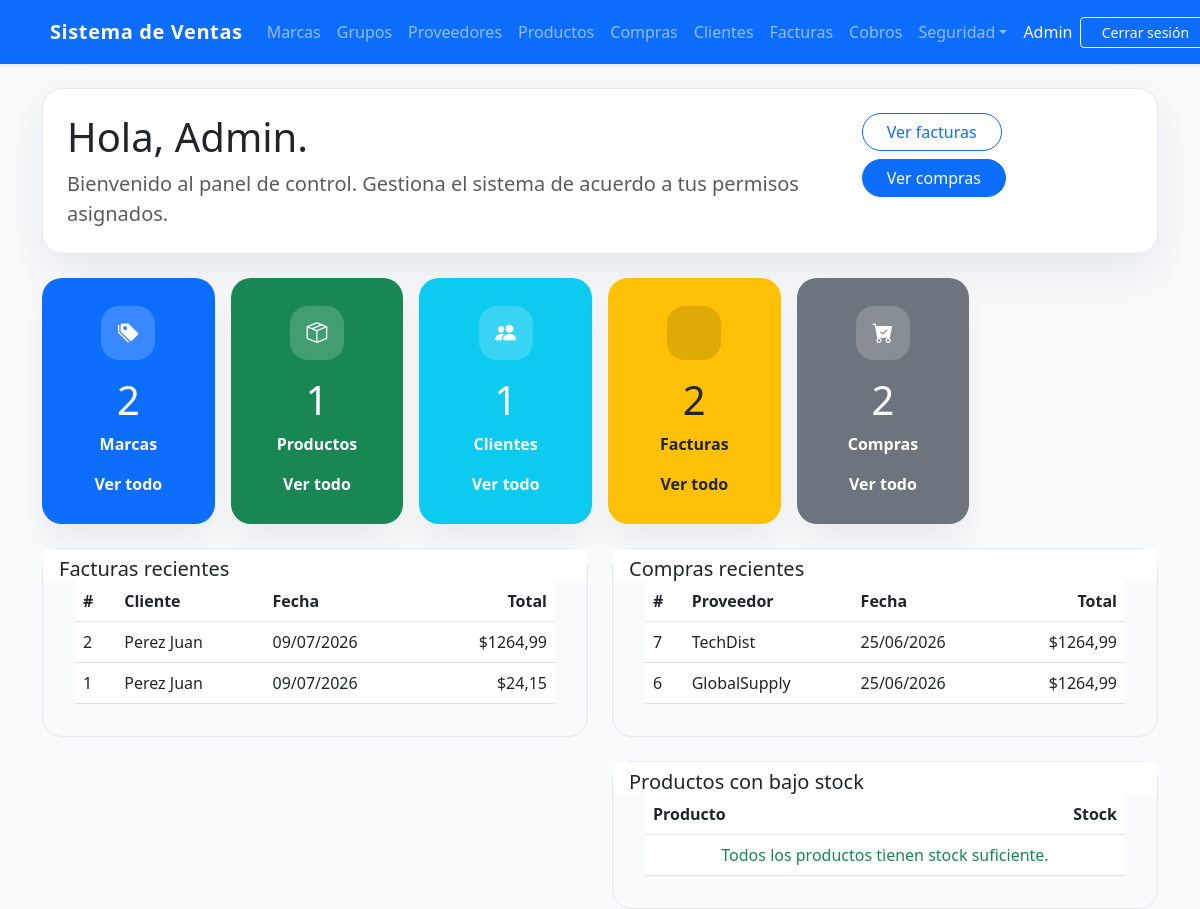
Page / (signed in) on the earlier database version.
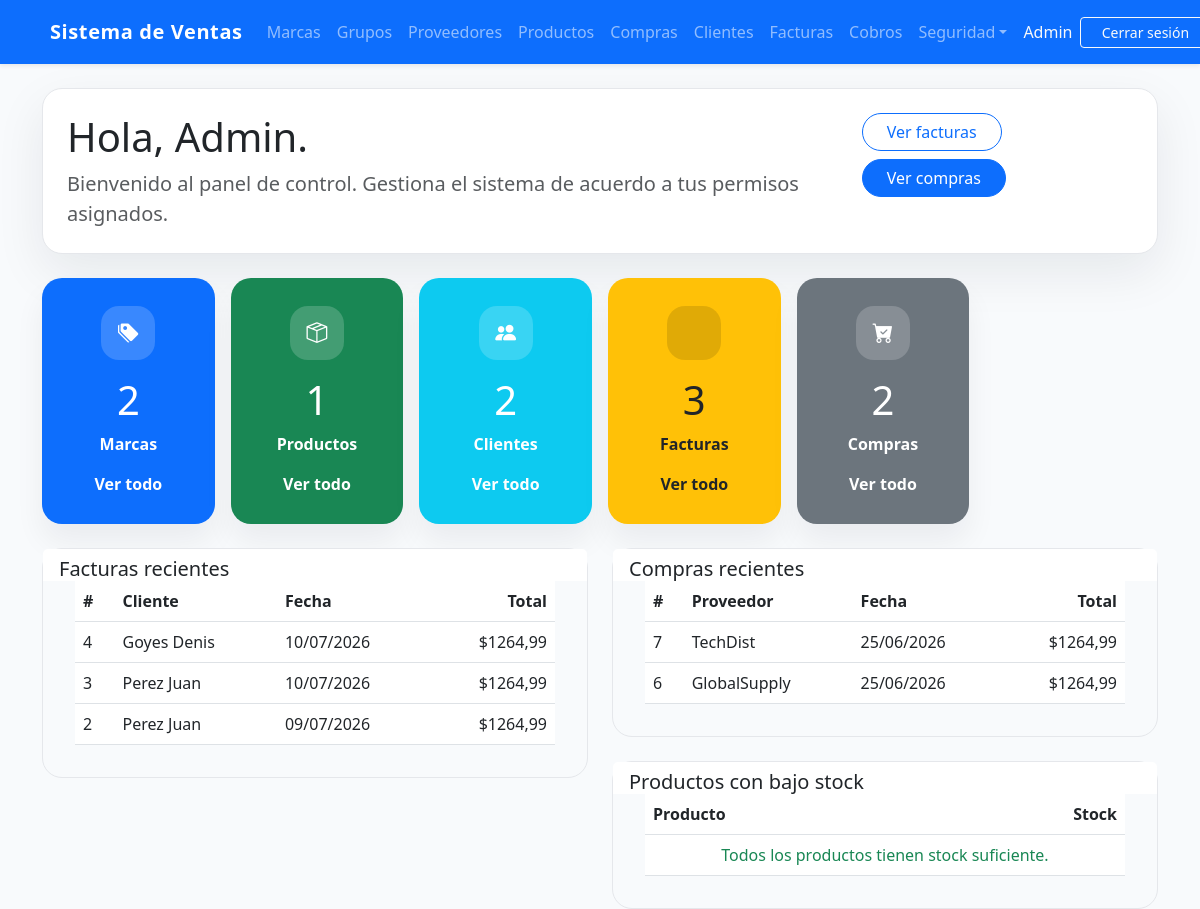
Same page on the later database version.
### billing/models.py (models this page shows, shortened)
class Invoice(models.Model):
    TIPO_PAGO = [
        ('contado', 'Contado'),
        ('credito', 'Crédito'),
    ]
    ESTADO = [
        ('PENDIENTE', 'Pendiente'),
        ('PAGADA', 'Pagada'),
        ('ANULADA', 'Anulada'),
    ]
    customer = models.ForeignKey(Customer, on_delete=models.PROTECT, related_name='Facturas', verbose_name='Cliente')
    invoice_date = models.DateTimeField(auto_now_add=True, verbose_name='Fecha de Factura')
    subtotal = models.DecimalField(max_digits=12, decimal_places=2, default=0, verbose_name='Subtotal')
    tax = models.DecimalField(max_digits=12, decimal_places=2, default=0, verbose_name='Impuesto')
    total = models.DecimalField(max_digits=12, decimal_places=2, default=0, verbose_name='Total')
    tipo_pago = models.CharField(max_length=10, choices=TIPO_PAGO, default='contado', verbose_name='Tipo de Pago')
    saldo = models.DecimalField(max_digits=12, decimal_places=2, default=0, verbose_name='Saldo Pendiente')
    estado = models.CharField(max_length=10, choices=ESTADO, default='PENDIENTE', verbose_name='Estado')
    is_active = models.BooleanField(default=True, verbose_name='Activa')
    class Meta:
        ordering = ['-invoice_date']

class Customer(models.Model):
    dni = models.CharField(max_length=13, unique=True, verbose_name='DNI/RUC', validators=[validate_cedula_ec])
    first_name = models.CharField(max_length=100, verbose_name = 'Nombres')
    last_name = models.CharField(max_length=100, verbose_name = 'Apellidos')
    email = models.EmailField(blank=True, null=True, verbose_name = 'Correo Electronico')
    phone = models.CharField(max_length=20, blank=True, null=True, verbose_name = 'Teléfono')
    address = models.TextField(blank=True, null=True, verbose_name = 'Dirección')
    is_active = models.BooleanField(default=True, verbose_name = 'Activo')
    created_at = models.DateTimeField(auto_now_add=True, verbose_name = 'Creado el')
    updated_at = models.DateTimeField(auto_now=True, verbose_name = 'Actualizado el')
    class Meta:
        ordering = ['last_name', 'first_name']
    def __str__(self): return f'{self.last_name} {self.first_name}'

class Supplier(models.Model):
    name = models.CharField(max_length=200, verbose_name='Nombre de la Empresa')
    contact_name = models.CharField(max_length=200, blank=True, null=True, verbose_name = 'Nombre de Contacto')
    email = models.EmailField(blank=True, null=True, verbose_name = 'Correo Electronico')
    phone = models.CharField(max_length=20, blank=True, null=True, verbose_name = 'Teléfono')
    address = models.TextField(blank=True, null=True, verbose_name = 'Dirección')
    is_active = models.BooleanField(default=True, verbose_name = 'Activo')
    created_at = models.DateTimeField(auto_now_add=True, verbose_name = 'Creado el')
    updated_at = models.DateTimeField(auto_now=True, verbose_name = 'Actualizado el')
    class Meta:
        verbose_name = 'Proveedor'
        verbose_name_plural = 'Proveedores'
        ordering = ['name']

### purchasing/models.py (models this page shows, shortened)
class Purchase(models.Model):
    TIPO_PAGO = [
        ('contado', 'Contado'),
        ('credito', 'Crédito'),
    ]
    ESTADO = [
        ('PENDIENTE', 'Pendiente'),
        ('PAGADA', 'Pagada'),
        ('ANULADA', 'Anulada'),
    ]
    supplier = models.ForeignKey(
        Supplier, on_delete=models.PROTECT, related_name='purchases', verbose_name='Proveedor'
    )
    document_number = models.CharField(
        max_length=20, verbose_name='Nº de Factura Proveedor'
    )
    purchase_date = models.DateTimeField(auto_now_add=True, verbose_name='Fecha de Compra')
    subtotal = models.DecimalField(max_digits=12, decimal_places=2, default=0, verbose_name='Subtotal')
    tax = models.DecimalField(max_digits=12, decimal_places=2, default=0, verbose_name='Impuesto (15%)')
    total = models.DecimalField(max_digits=12, decimal_places=2, default=0, verbose_name='Total')
    tipo_pago = models.CharField(max_length=10, choices=TIPO_PAGO, default='contado', verbose_name='Tipo de Pago')
    saldo = models.DecimalField(max_digits=12, decimal_places=2, default=0, verbose_name='Saldo Pendiente')
    estado = models.CharField(max_length=10, choices=ESTADO, default='PENDIENTE', verbose_name='Estado')
    is_active = models.BooleanField(default=True, verbose_name='Activa')
    class Meta:
        verbose_name = 'Compra'
        verbose_name_plural = 'Compras'
        ordering = ['-purchase_date']
        unique_together = ['supplier', 'document_number']

### billing/views.py (the view)
# urls.py: path('', views.home, name='home'),
@login_required
def home(request):
    context = {
        'total_brands': Brand.objects.count(),
        'total_products': Product.objects.count(),
        'total_customers': Customer.objects.count(),
        'total_invoices': Invoice.objects.count(),
        'total_purchases': Purchase.objects.count(),
        'recent_invoices': Invoice.objects.all()[:5],
        'recent_purchases': Purchase.objects.select_related('supplier').all()[:5],
        'low_stock': Product.objects.filter(stock__lte=5, is_active=True),
    }
    return render(request, 'billing/home.html', context)

### billing/templates/billing/home.html (shortened to what this page needs)
{% extends 'billing/base.html' %}
{% load security_tags %}
{% block content %}
<div class="p-4 mb-4 home-welcome">
  <div class="d-flex flex-column flex-md-row justify-content-between align-items-start gap-3">
    <div>
      <h1 class="mb-2">Hola, {{ user.first_name|default:user.username }}.</h1>
      <p class="lead text-muted mb-0">Bienvenido al panel de control. Gestiona el sistema de acuerdo a tus permisos asignados.</p>
    </div>
    <div class="d-flex gap-2 flex-wrap">
      {% if user|has_group:'Vendedor' or user|has_group:'Administrador' %}
        <a href="{% url 'billing:invoice_list' %}" class="btn btn-outline-primary rounded-pill px-4">Ver facturas</a>
      {% endif %}
      {% if user|has_group:'Analista de Compras' or user|has_group:'Administrador' %}
        <a href="{% url 'purchasing:purchase_list' %}" class="btn btn-primary rounded-pill px-4">Ver compras</a>
      {% endif %}
    </div>
  </div>
</div>
<div class="row g-3 mb-4">
  {% if user|has_group:'Analista de Compras' or user|has_group:'Administrador' %}
  <div class="col-12 col-sm-6 col-md-4 col-xl-2">
    <div class="card text-white summary-card bg-primary">
      <div class="card-body text-center">
        <div class="summary-card-icon summary-card-icon-primary">
          <i class="bi bi-tags-fill"></i>
        </div>
        <h2>{{ total_brands }}</h2>
        <p>Marcas</p>
        <a href="{% url 'billing:brand_list' %}">Ver todo</a>
      </div>
    </div>
  </div>
  <div class="col-12 col-sm-6 col-md-4 col-xl-2">
    <div class="card text-white summary-card bg-success">
      <div class="card-body text-center">
        <div class="summary-card-icon summary-card-icon-success">
          <i class="bi bi-box-seam"></i>
        </div>
        <h2>{{ total_products }}</h2>
        <p>Productos</p>
        <a href="{% url 'billing:product_list' %}">Ver todo</a>
      </div>
    </div>
  </div>
  {% endif %}
  {% if user|has_group:'Vendedor' or user|has_group:'Administrador' %}
  <div class="col-12 col-sm-6 col-md-4 col-xl-2">
    <div class="card text-white summary-card bg-info">
      <div class="card-body text-center">
        <div class="summary-card-icon summary-card-icon-info">
          <i class="bi bi-people-fill"></i>
        </div>
        <h2>{{ total_customers }}</h2>
        <p>Clientes</p>
        <a href="{% url 'billing:customer_list' %}">Ver todo</a>
      </div>
    </div>
  </div>
  <div class="col-12 col-sm-6 col-md-4 col-xl-2">
    <div class="card text-dark summary-card bg-warning">
      <div class="card-body text-center">
        <div class="summary-card-icon summary-card-icon-warning">
        </div>
        <h2>{{ total_invoices }}</h2>
        <p>Facturas</p>
        <a href="{% url 'billing:invoice_list' %}">Ver todo</a>
      </div>
    </div>
  </div>
  {% endif %}
  {% if user|has_group:'Analista de Compras' or user|has_group:'Administrador' %}
  <div class="col-12 col-sm-6 col-md-4 col-xl-2">
    <div class="card text-white summary-card bg-secondary">
      <div class="card-body text-center">
        <div class="summary-card-icon summary-card-icon-secondary">
          <i class="bi bi-cart-check-fill"></i>
        </div>
        <h2>{{ total_purchases }}</h2>
        <p>Compras</p>
        <a href="{% url 'purchasing:purchase_list' %}">Ver todo</a>
      </div>
    </div>
  </div>
  {% endif %}
</div>
<div class="row g-4">
  {% if user|has_group:'Vendedor' or user|has_group:'Administrador' %}
  <div class="col-lg-6">
    <div class="card home-panel">
      <div class="card-header bg-white border-0 pb-0">
        <h5 class="mb-0">Facturas recientes</h5>
      </div>
      <div class="card-body pt-0">
        <div class="table-responsive">
          <table class="table recent-list mb-0">
            <thead>
              <tr>
                <th>#</th>
                <th>Cliente</th>
                <th>Fecha</th>
                <th class="text-end">Total</th>
              </tr>
            </thead>
            <tbody>
              {% for inv in recent_invoices %}
              <tr>
                <td>{{ inv.id }}</td>
                <td>{{ inv.customer }}</td>
                <td>{{ inv.invoice_date|date:"d/m/Y" }}</td>
                <td class="text-end">${{ inv.total }}</td>
              </tr>
              {% empty %}
              <tr><td colspan="4" class="text-center text-muted">Aún no hay facturas.</td></tr>
              {% endfor %}
            </tbody>
          </table>
        </div>
      </div>
    </div>
  </div>
  {% endif %}
  {% if user|has_group:'Analista de Compras' or user|has_group:'Administrador' %}
  <div class="col-lg-6">
    <div class="card home-panel">
      <div class="card-header bg-white border-0 pb-0">
        <h5 class="mb-0">Compras recientes</h5>
      </div>
      <div class="card-body pt-0">
        <div class="table-responsive">
          <table class="table recent-list mb-0">
            <thead>
              <tr>
                <th>#</th>
                <th>Proveedor</th>
                <th>Fecha</th>
                <th class="text-end">Total</th>
              </tr>
            </thead>
            <tbody>
              {% for purchase in recent_purchases %}
              <tr>
                <td>{{ purchase.id }}</td>
                <td>{{ purchase.supplier.name }}</td>
                <td>{{ purchase.purchase_date|date:"d/m/Y" }}</td>
                <td class="text-end">${{ purchase.total }}</td>
              </tr>
              {% empty %}
              <tr><td colspan="4" class="text-center text-muted">Aún no hay compras registradas.</td></tr>
              {% endfor %}
            </tbody>
          </table>
        </div>
      </div>
    </div>
    <div class="card home-panel mt-4">
      <div class="card-header bg-white border-0 pb-0">
        <h5 class="mb-0">Productos con bajo stock</h5>
      </div>
      <div class="card-body pt-0">
        <div class="table-responsive">
          <table class="table recent-list mb-0">
            <thead>
              <tr><th>Producto</th><th class="text-end">Stock</th></tr>
            </thead>
            <tbody>
              {% for p in low_stock %}
              <tr>
                <td>{{ p.name }}</td>
                <td class="text-end"><span class="badge bg-danger">{{ p.stock }}</span></td>
              </tr>
              {% empty %}
              <tr><td colspan="2" class="text-center text-success">Todos los productos tienen stock suficiente.</td></tr>
              {% endfor %}
            </tbody>
          </table>
        </div>
      </div>
    </div>
  </div>
  {% endif %}
</div>
{% endblock %}

### billing/templates/billing/base.html (shortened to what this page needs)
{% load security_tags %}
<!DOCTYPE html>
<html lang="es">
<head>
  <link href="https://cdn.jsdelivr.net/npm/bootstrap@5.3.0/dist/css/bootstrap.min.css" rel="stylesheet">
  <link rel="stylesheet" href="https://cdn.jsdelivr.net/npm/bootstrap-icons@1.11.1/font/bootstrap-icons.css">
</head>
<body>
  <nav class="navbar navbar-expand-lg navbar-dark bg-primary shadow-sm">
    <div class="container">
      <a class="navbar-brand" href="{% url 'billing:home' %}">Sistema de
        Ventas</a>
      <div class="collapse navbar-collapse" id="nav">
        <ul class="navbar-nav me-auto mb-2 mb-lg-0">
          {% if user.is_authenticated %}
          {% if user|has_group:'Analista de Compras' or user|has_group:'Administrador' %}
          <li class="nav-item"><a class="nav-link" href="{% url 'billing:brand_list' %}">Marcas</a></li>
          <li class="nav-item"><a class="nav-link" href="{% url 'billing:productgroup_list' %}">Grupos</a></li>
          <li class="nav-item"><a class="nav-link" href="{% url 'billing:supplier_list' %}">Proveedores</a></li>
          <li class="nav-item"><a class="nav-link" href="{% url 'billing:product_list' %}">Productos</a></li>
          <li class="nav-item"><a class="nav-link" href="{% url 'purchasing:purchase_list' %}">Compras</a></li>
          {% endif %}
          {% if user|has_group:'Vendedor' or user|has_group:'Administrador' %}
          <li class="nav-item"><a class="nav-link" href="{% url 'billing:customer_list' %}">Clientes</a></li>
          <li class="nav-item"><a class="nav-link" href="{% url 'billing:invoice_list' %}">Facturas</a></li>
          <li class="nav-item"><a class="nav-link" href="{% url 'cobros:factura_pendiente_list' %}">Cobros</a></li>
          {% endif %}
          {% if user|has_group:'Administrador' %}
          <li class="nav-item dropdown">
            <a class="nav-link dropdown-toggle" href="#" data-bs-toggle="dropdown" role="button"
              aria-expanded="false">Seguridad</a>
          </li>
          {% endif %}
          {% endif %}
        </ul>
        <ul class="navbar-nav ms-auto align-items-center">
          {% if user.is_authenticated %}
          <li class="nav-item">
            <span class="nav-link text-light pe-0">{{ user.username }}</span>
          </li>
          <li class="nav-item">
            <form method="post" action="{% url 'logout' %}" class="d-flex align-items-center ms-2">
              <button type="submit" class="btn btn-outline-light btn-sm btn-logout">Cerrar sesión</button>
            </form>
          </li>
          {% else %}
          <li class="nav-item"><a class="nav-link" href="{% url 'login' %}">Iniciar sesión</a></li>
          <li class="nav-item"><a class="nav-link" href="{% url 'security:register' %}">Registrarse</a></li>
          {% endif %}
        </ul>
      </div>
    </div>
  </nav>
  <div class="container mt-4">
    {% block content %}{% endblock %}
  </div>
</body>
</html>

Differences in the rows shown:
removed Invoice: id "1", customer "Perez Juan", invoice_date "09/07/2026", total "24,15"
added Invoice: id "4", customer "Goyes Denis", invoice_date "10/07/2026", total "1264,99"
added Invoice: id "3", customer "Perez Juan", invoice_date "10/07/2026", total "1264,99"
Other differences:
{{ total_customers }}: "1" → "2"
{{ total_invoices }}: "2" → "3"
